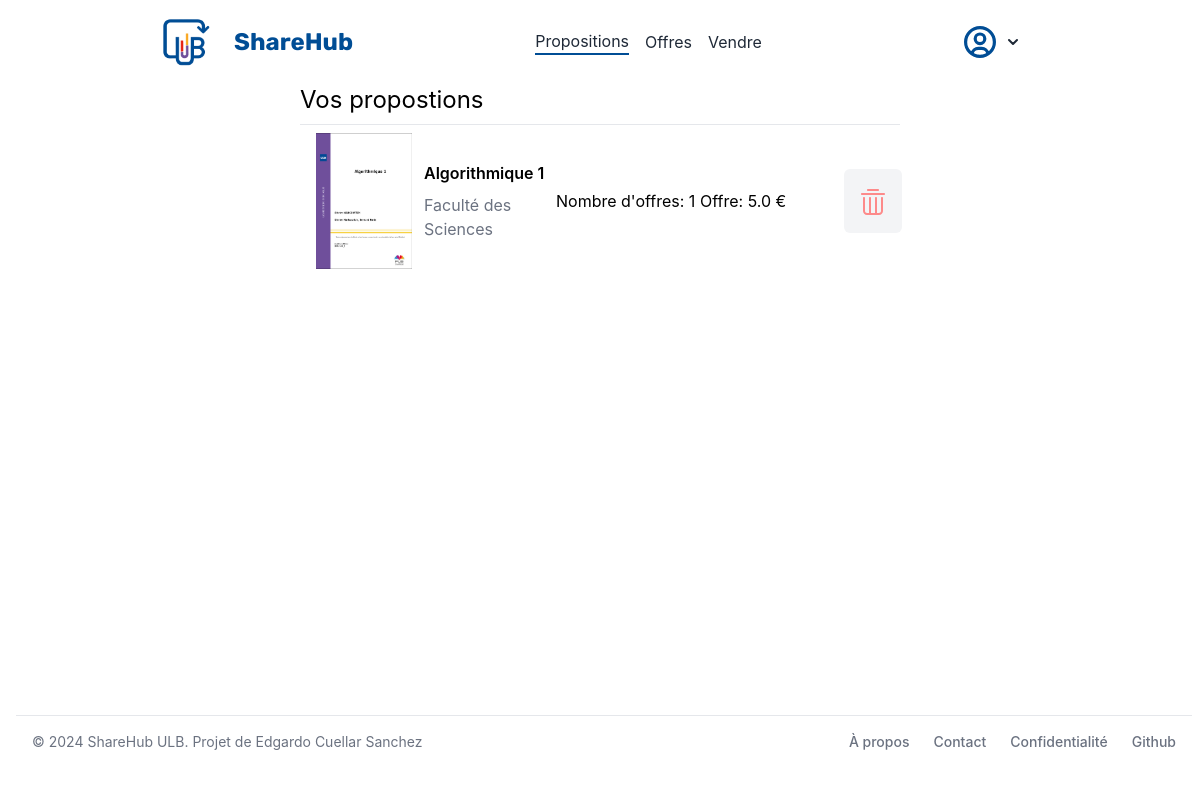
The page /proposition (signed in) on the database its author committed.
### store/models/prices.py (models this page shows, shortened)
class Prices(models.Model):
    product = models.ForeignKey(Products, on_delete=models.CASCADE, related_name='product')
    seller = models.ForeignKey(Customer, on_delete=models.CASCADE, related_name='seller')
    buyer = models.ForeignKey(Customer, on_delete=models.CASCADE, related_name='buyer')
    price = models.IntegerField(default=0)
    status = models.IntegerField(default=0)
    date_offer = models.DateField(default=None, null=True, blank=True)
    date_status = models.DateField(default=None, null=True, blank=True)
    @staticmethod
    def get_prices_by_product_id(product_id):
        return Prices.objects.filter(product=product_id).filter(status=0)
    @staticmethod
    def get_prices_by_buyer_id(buyer_id):
        return Prices.objects.filter(buyer=buyer_id).filter(status=0)

### store/models/product.py (models this page shows, shortened)
class Products(models.Model):
    customer = models.ForeignKey(Customer, on_delete=models.CASCADE, default=None)
    name = models.CharField(max_length=60, default='')
    price= models.IntegerField(default=0)
    category= models.ForeignKey(Category,on_delete=models.CASCADE,default=1 )
    condition= models.ForeignKey(Condition,on_delete=models.CASCADE,default=1 )
    place= models.ForeignKey(Place,on_delete=models.CASCADE,default=1 )
    description= models.CharField(max_length=250, default='', blank=True, null= True)
    date = models.IntegerField(default=2000)
    sold = models.BooleanField(default=False)

### store/models/product_img.py (models this page shows, shortened)
class ProductImage(models.Model):
    product = models.ForeignKey(Products, on_delete=models.CASCADE)
    image = models.ImageField(upload_to='products/')
    @staticmethod
    def get_images_by_product_id(product_id):
        return ProductImage.objects.filter(product_id=product_id)

### store/models/category.py (models this page shows, shortened)
class Category(models.Model):
    name= models.CharField(max_length=50, default="")
    def __str__(self):
        return self.name

### store/middlewares/auth.py (the view)
    def middleware(request):
        print(request.session.get('customer'))
        returnUrl = request.META['PATH_INFO']
        print(request.META['PATH_INFO'])
        if not request.session.get('customer'):
           return redirect(f'login?return_url={returnUrl}')
        response = get_response(request)
        return response

### store/templatetags/custom_filter.py (called while the page is built)
@register.filter(name='currency')
def currency(number):
    price = number / 100
    return str(price) + " €"

@register.filter(name='get_first_image_product')
def get_first_image_product(product_id):
    return ProductImage.get_images_by_product_id(product_id)[0].image.url

@register.filter(name='get_nb_offers')
def get_nb_offers(product_id):
    return len(Prices.get_prices_by_product_id(product_id))

### store/views/proposition.py (called while the page is built)
    @method_decorator(user_login_required)
    def dispatch(self, request, *args, **kwargs):
        return super().dispatch(request, *args, **kwargs)

    def get(self , request):
        offers = Prices.get_prices_by_buyer_id(request.session.get('customer'))
        return render(request , self.html_template , {'offers' : offers} )

### store/templates/proposition.html (shortened to what this page needs)
{% extends 'base.html' %}
{% block content %}
{% load cart %}
{% load custom_filter %}
<div class="w-full flex flex-col justify-center items-center">
<div class="sm:w-full mx-4 md:w-6/12">
  <div class="flex justify-center">
      <div class="w-full">
        <h2 class="text-2xl mb-2">Vos propostions</h2>
        {% if offers|length == 0 %}
          <div class="alert alert-info" role="alert">
            Vous n'avez aucune proposition active pour le moment.
          </div>
        {% else %}
          {% for offer in offers %}
          <div class="card rounded-3 mb-2" style="height: 25vh;">
            <hr>
            <div class="card-body p-2">
              <div class="flex justify-between items-center" style="height: 100%; padding-left: 0.5rem;">
                <div class="flex-none w-1/6">
                  <img src="{{ offer.product.id|get_first_image_product }}" alt="{{ offer.product.name }}" class="h-23vh w-auto">
                </div>
                <div class="ml-3 flex-grow md:w-1/2 lg:w-3/5">
                  <p class="font-semibold mb-2"><a href="/product/{{ offer.product.id }}">{{ offer.product.name }}</a></p>
                  <p><span class="text-gray-500"><a href="/product/{{ offer.product.id }}">{{ offer.product.category }}</a></p>
                </div>
                <div class="flex-none w-1/4">
                  <h5 class="mb-0">Nombre d'offres: {{ offer.product.id|get_nb_offers }}</h5>
                </div>
                <div title="Votre offre actuelle" class="flex-none w-1/4">
                  <h5 class="mb-0">Offre: {{ offer.price|currency }}</h5>
                </div>
                <form action="/cart" method="POST" class="flex-none w-1/12">
                  <button title="Annuler votre proposition" type="submit" style="height: 64px;" class="flex items-center px-3 py-2 border border-transparent text-base font-medium rounded-md text-white bg-gray-100 hover:bg-gray-300">
                  </button>
                </form>
              </div>
            </div>
          </div>
          {% endfor %}
        {% endif %}
    </div>
  </div>
</div>
</div>
{% endblock %}

### store/templates/proposition.html (style rules this page uses)
a { @apply no-underline text-black; }

### rows shown on the page
Prices: product.id|get_first_image_product (picture), product.name "Algorithmique 1", product.category "Faculté des Sciences", product.id|get_nb_offers "1", price "5.0 €"
